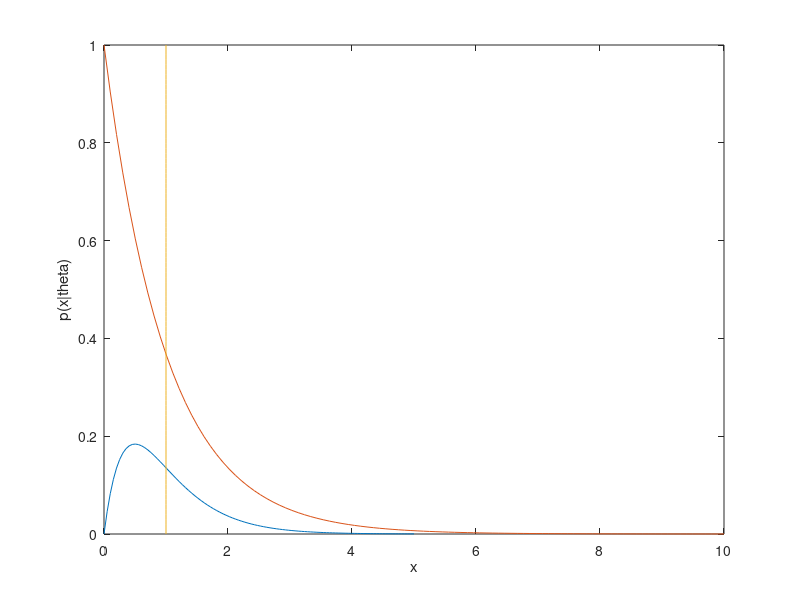

This figure's MATLAB source:
%% Homework 3
%
% EE 516 - Pattern Recognition
% Spring 2023
%
% Nathan Jaggers
%
%%
close all;
clear;
clc;

%% Problem 1
%part a
x = linspace(0, 10,100);
theta = 1;
y = theta*exp(-theta*x);

plot(x,y);
xlabel("x");
ylabel("p(x|theta)");

%%
theta = linspace(0, 5,100);
x = 2;
y = theta.*exp(-theta*x);

plot(theta,y);
xlabel("theta");
ylabel("p(x|theta)");

%%
%part c
x = linspace(0, 10,100);
theta = 1;
y = theta*exp(-theta*x);
[l,u] = bounds(y);


hold on;
plot(x,y);
xlabel("x");
ylabel("p(x|theta)");
plot(ones(size(y)),linspace(l,u,100));
hold off;
